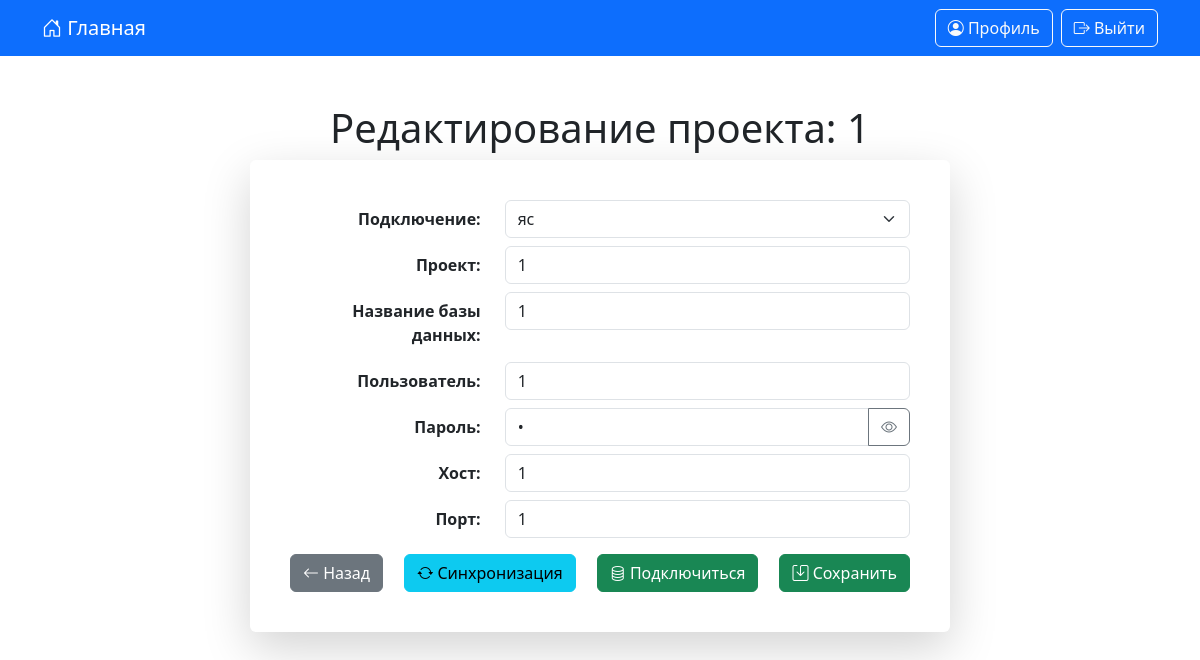
Before: /projects_edit/2/ (signed in) with the older database file.
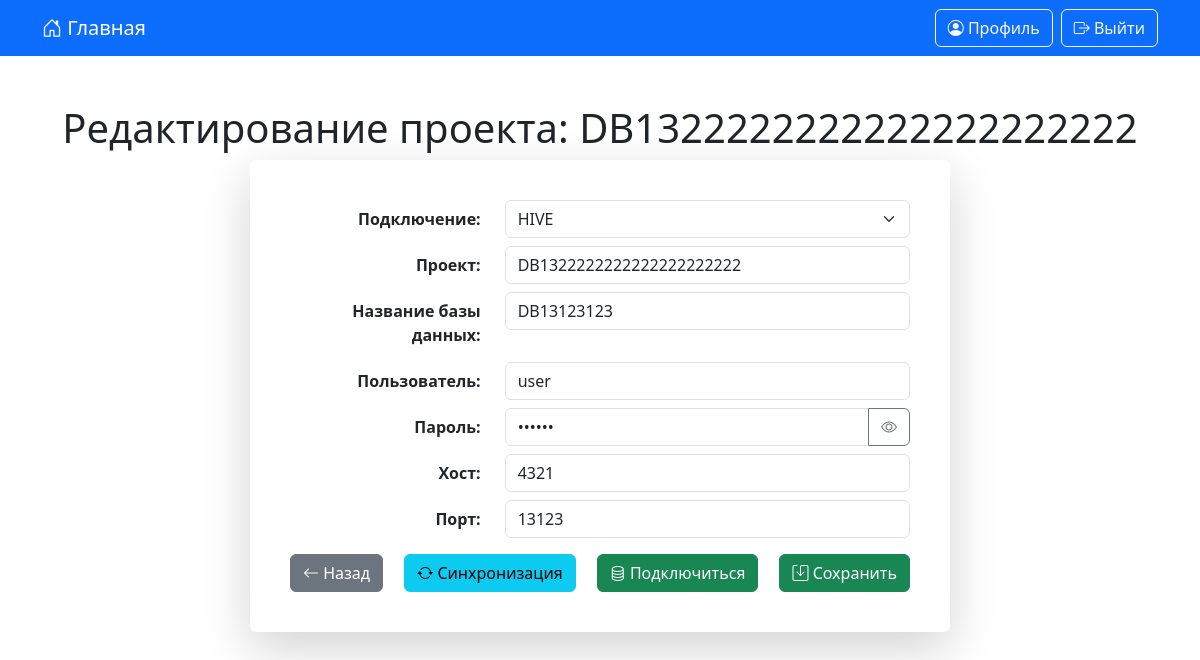
After: the same page with the newer database file.
### data_generator/models.py (models this page shows, shortened)
class DateStamp(models.Model):
    created = models.DateTimeField(verbose_name='Дата создания', auto_now_add=True)
    updated = models.DateTimeField(verbose_name='Дата изменения', auto_now=True)
    class Meta:
        abstract = True

class DataBaseUser(DateStamp):
    db_project = models.CharField(verbose_name="Проект", max_length=40, unique=True)
    db_name = models.CharField(verbose_name="Название базы данных", max_length=40)
    db_user = models.CharField(verbose_name="Пользователь", max_length=40)
    db_password = models.CharField(verbose_name="Пароль", max_length=40)
    db_host = models.CharField(verbose_name="Хост", max_length=255)
    db_port = models.CharField(verbose_name="Порт", max_length=8)
    user = models.ForeignKey(CustomUser, verbose_name="Пользователь", on_delete=models.CASCADE, related_name='data_base_user')
    data_base_name = models.ForeignKey(DataBaseName, verbose_name="Подключение", on_delete=models.CASCADE, related_name='data_base_name')
    class Meta:
        verbose_name = "Проект"
        verbose_name_plural = "Проекты"
        ordering = 'db_project',

### data_generator/views.py (the view)
# urls.py: path('projects_edit/<int:pk>/', projects_edit, name='projects_edit'),
@login_required
def projects_edit(request, pk):
    app_settings = AppSettings.objects.first()
    connect_timeout = app_settings.connect_timeout_db if app_settings else 5
    database = get_object_or_404(DataBaseUser, pk=pk, user=request.user)
    if request.method == 'POST':
        form = DataBaseUserForm(request.POST, instance=database)
        if form.is_valid():
            old_password = DataBaseUser.objects.get(pk=pk).db_password
            db_obj = form.save(commit=False)
            if not form.cleaned_data.get('db_password'):
                db_obj.db_password = old_password
            db_obj.save()
            if 'check_connection' in request.POST:
                try:
                    connection = psycopg2.connect(
                        dbname=db_obj.db_name,
                        user=db_obj.db_user,
                        password=db_obj.db_password,
                        host=db_obj.db_host,
                        port=db_obj.db_port,
                        connect_timeout=connect_timeout,
                    )
                    connection.close()
                    messages.success(request, f"Успешное подключение к базе данных '{db_obj.db_name}'.")
                except psycopg2.OperationalError:
                    messages.warning(request, "Ошибка подключения! Проверьте настройки подключения.")
                except Exception as e:
                    messages.warning(request, f"Ошибка подключения: {str(e)}")
                form = DataBaseUserForm(instance=db_obj)
                form.fields['db_password'].initial = db_obj.db_password
                form.fields['db_password'].widget.attrs['value'] = db_obj.db_password
                return render(request, 'projects_edit.html', {'form': form, 'database': db_obj})
            messages.success(request, "Данные успешно сохранены.")
            return redirect(reverse('projects_edit', args=[db_obj.pk]))
        else:
            messages.warning(request, "Исправьте ошибки в форме.")
    else:
        form = DataBaseUserForm(instance=database)
        form.fields['db_password'].initial = database.db_password
        form.fields['db_password'].widget.attrs['value'] = database.db_password
    return render(request, 'projects_edit.html', {'form': form, 'database': database})

### data_generator/forms.py
class DataBaseUserForm(forms.ModelForm):
    class Meta:
        model = DataBaseUser
        fields = ('data_base_name', 'db_project', 'db_name', 'db_user', 'db_password', 'db_host', 'db_port')
        widgets = {
            'data_base_name': forms.Select(attrs={'class': 'form-select', 'id': 'id_data_base_name'}),
            'db_project': forms.TextInput(attrs={'class': 'form-control', 'placeholder': 'Введите название проекта'}),
            'db_name': forms.TextInput(attrs={'class': 'form-control'}),
            'db_user': forms.TextInput(attrs={'class': 'form-control'}),
            'db_password': forms.PasswordInput(attrs={'class': 'form-control', 'id': 'id_db_password'}, render_value=True),
            'db_host': forms.TextInput(attrs={'class': 'form-control'}),
            'db_port': forms.NumberInput(attrs={'class': 'form-control'}),
        }
    def __init__(self, *args, **kwargs):
        super().__init__(*args, **kwargs)
        self.fields['data_base_name'].empty_label = '— Выберите подключение —'

### data_generator/models.py (called while the page is built)
    def __str__(self):
        return self.name

### templates/projects_edit.html (shortened to what this page needs)
{% extends 'base.html' %}
{% load static %}
{% block content %}
    <h1 class="text-center mb-2">Редактирование проекта: {{ database.db_project }}</h1>
    <div class="card shadow-lg border-0 mx-auto p-4 panel-input">
        <div class="card-body">
            <form method="post" class="needs-validation" novalidate>
<div class="row mb-2">
  <label for="id_data_base_name" class="col-sm-4 col-form-label text-end"><strong>Подключение:</strong></label>
  <div class="col-sm-8">
    {{ form.data_base_name }}
  </div>
</div>
                <div class="row mb-2">
                    <label for="id_db_project" class="col-sm-4 col-form-label text-end"><strong>Проект:</strong></label>
                    <div class="col-sm-8">
                        {{ form.db_project }}
                    </div>
                </div>
                <div class="row mb-2">
                    <label for="id_db_name" class="col-sm-4 col-form-label text-end"><strong>Название базы данных:</strong></label>
                    <div class="col-sm-8">
                        {{ form.db_name }}
                    </div>
                </div>
                <div class="row mb-2">
                    <label for="id_db_user" class="col-sm-4 col-form-label text-end"><strong>Пользователь:</strong></label>
                    <div class="col-sm-8">
                        {{ form.db_user }}
                    </div>
                </div>
                <div class="row mb-2">
                    <label for="id_db_password" class="col-sm-4 col-form-label text-end">
                        <strong>Пароль:</strong>
                    </label>
                    <div class="col-sm-8">
                        <div class="input-group">
                            {{ form.db_password }}
                            <button type="button" class="btn btn-outline-secondary" id="togglePassword" tabindex="-1" aria-label="Показать/скрыть пароль"><i class="bi bi-eye"></i></button>
                        </div>
                    </div>
                </div>
                <div class="row mb-2">
                    <label for="id_db_host" class="col-sm-4 col-form-label text-end"><strong>Хост:</strong></label>
                    <div class="col-sm-8">
                        {{ form.db_host }}
                    </div>
                </div>
                <div class="row mb-2">
                    <label for="id_db_port" class="col-sm-4 col-form-label text-end"><strong>Порт:</strong></label>
                    <div class="col-sm-8">
                        {{ form.db_port }}
                    </div>
                </div>
                <div class="mt-3 d-flex justify-content-between">
                    <a href="{% url 'projects' %}" class="btn btn-secondary"><i class="bi bi-arrow-left"></i> Назад</a>
                    <button type="submit" name="check_connection" value="true" class="btn btn-info"><i class="bi bi-arrow-repeat"></i> Синхронизация</button>
                    <a href="#" class="btn btn-success"><i class="bi bi-database"></i> Подключиться</a>
                    <button type="submit" class="btn btn-success"><i class="bi bi-save"></i> Сохранить</button>
                </div>
            </form>
        </div>
    </div>
{% endblock %}

Changed rows visible on the page:
changed DataBaseUser: db_project "1" → "DB1322222222222222222222"; data_base_name "яс" → "HIVE"; db_name "1" → "DB13123123"; db_user "1" → "user"; db_host "1" → "4321"; db_port "1" → "13123"
